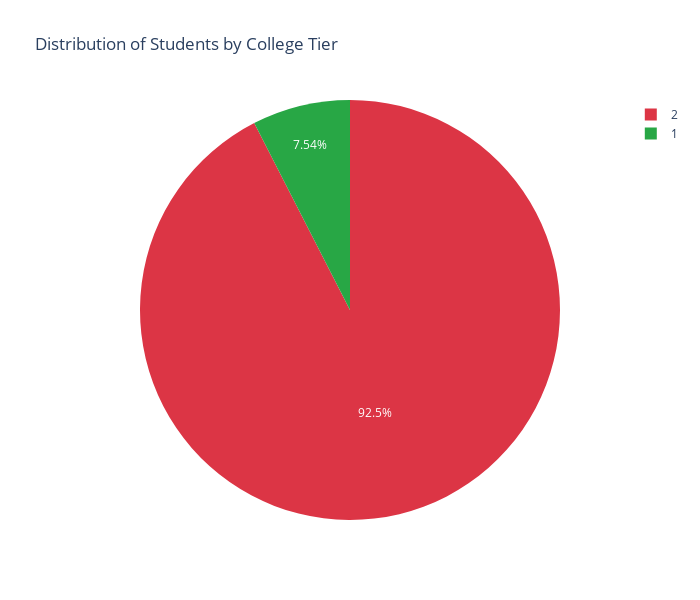

Write notebook code for a chart like this one.
### Markdown cell above
1- רמה גבוהה<br>
2- רמה נמוכה

### Code cell
college_tier_counts = pj['CollegeTier'].value_counts().reset_index()
college_tier_counts.columns = ['CollegeTier', 'Count']
fig = px.pie(college_tier_counts, values='Count', names='CollegeTier', 
             title='Distribution of Students by College Tier',
             color_discrete_sequence=['#dc3545', '#28a745'], width=700, height=600)
fig.show()

### Figure 1 — Plotly figure (JSON) as saved in the notebook; plotly's stock layout.template omitted (floating-point values rounded to 4 significant figures)
{"data": [{"domain": {"x": [0, 1], "y": [0, 1]}, "hovertemplate": "CollegeTier=%{label}<br>Count=%{value}<extra></extra>", "labels": [2, 1], "legendgroup": "", "name": "", "showlegend": true, "type": "pie", "values": [2772, 226]}], "layout": {"height": 600, "legend": {"tracegroupgap": 0}, "piecolorway": ["#dc3545", "#28a745"], "title": {"text": "Distribution of Students by College Tier"}, "width": 700}}
